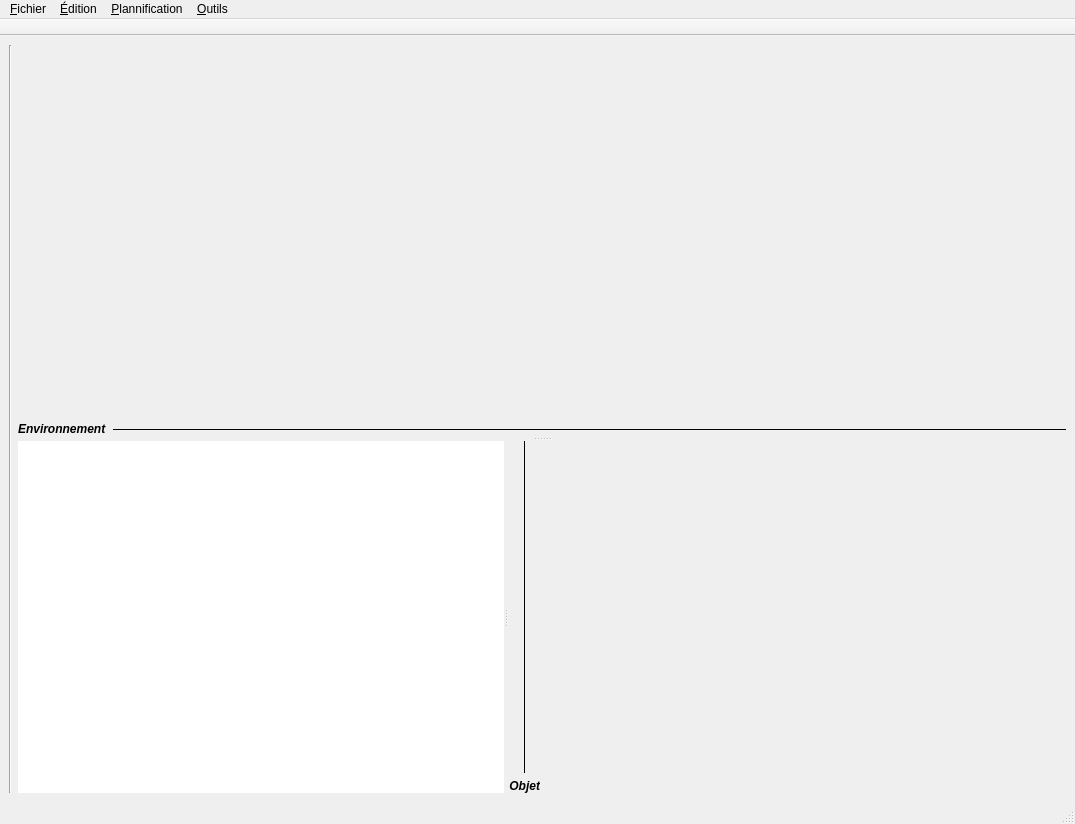
<?xml version="1.0" encoding="UTF-8"?>
<ui version="4.0">
 <class>Plannification</class>
 <widget class="QMainWindow" name="Plannification">
  <property name="geometry">
   <rect>
    <x>0</x>
    <y>0</y>
    <width>1075</width>
    <height>824</height>
   </rect>
  </property>
  <property name="windowTitle">
   <string>MainWindow</string>
  </property>
  <widget class="QWidget" name="centralwidget">
   <layout class="QHBoxLayout" name="horizontalLayout" stretch="0,0,1">
    <item>
     <layout class="QGridLayout" name="steps"/>
    </item>
    <item>
     <widget class="Line" name="line">
      <property name="orientation">
       <enum>Qt::Vertical</enum>
      </property>
     </widget>
    </item>
    <item>
     <widget class="QSplitter" name="splitter_2">
      <property name="orientation">
       <enum>Qt::Vertical</enum>
      </property>
      <property name="childrenCollapsible">
       <bool>false</bool>
      </property>
      <widget class="QWidget" name="gridLayoutWidget">
       <layout class="QGridLayout" name="gridLayout_2" rowstretch="1,0" columnstretch="0,1">
        <item row="1" column="0">
         <widget class="QLabel" name="label">
          <property name="font">
           <font>
            <weight>75</weight>
            <italic>true</italic>
            <bold>true</bold>
           </font>
          </property>
          <property name="frameShape">
           <enum>QFrame::NoFrame</enum>
          </property>
          <property name="text">
           <string>Environnement</string>
          </property>
         </widget>
        </item>
        <item row="1" column="1">
         <widget class="QLabel" name="label_3">
          <property name="frameShape">
           <enum>QFrame::HLine</enum>
          </property>
          <property name="text">
           <string/>
          </property>
         </widget>
        </item>
        <item row="0" column="0" colspan="2">
         <widget class="QGraphicsView" name="envi">
          <property name="palette">
           <palette>
            <active>
             <colorrole role="Base">
              <brush brushstyle="SolidPattern">
               <color alpha="0">
                <red>255</red>
                <green>255</green>
                <blue>255</blue>
               </color>
              </brush>
             </colorrole>
            </active>
            <inactive>
             <colorrole role="Base">
              <brush brushstyle="SolidPattern">
               <color alpha="0">
                <red>255</red>
                <green>255</green>
                <blue>255</blue>
               </color>
              </brush>
             </colorrole>
            </inactive>
            <disabled>
             <colorrole role="Base">
              <brush brushstyle="SolidPattern">
               <color alpha="255">
                <red>244</red>
                <green>244</green>
                <blue>244</blue>
               </color>
              </brush>
             </colorrole>
            </disabled>
           </palette>
          </property>
          <property name="frameShape">
           <enum>QFrame::NoFrame</enum>
          </property>
         </widget>
        </item>
       </layout>
      </widget>
      <widget class="QSplitter" name="splitter">
       <property name="orientation">
        <enum>Qt::Horizontal</enum>
       </property>
       <property name="childrenCollapsible">
        <bool>false</bool>
       </property>
       <widget class="QWidget" name="widget" native="true">
        <layout class="QGridLayout" name="gridLayout">
         <item row="0" column="0">
          <widget class="QTextEdit" name="textEdit">
           <property name="font">
            <font>
             <family>Monospace</family>
            </font>
           </property>
           <property name="frameShape">
            <enum>QFrame::NoFrame</enum>
           </property>
           <property name="readOnly">
            <bool>true</bool>
           </property>
          </widget>
         </item>
        </layout>
       </widget>
       <widget class="QWidget" name="gridLayoutWidget_2">
        <layout class="QGridLayout" name="gridLayout_3" rowstretch="1,0" columnstretch="0,1">
         <item row="1" column="0">
          <widget class="QLabel" name="label_2">
           <property name="font">
            <font>
             <weight>75</weight>
             <italic>true</italic>
             <bold>true</bold>
            </font>
           </property>
           <property name="text">
            <string>Objet</string>
           </property>
           <property name="alignment">
            <set>Qt::AlignRight|Qt::AlignTrailing|Qt::AlignVCenter</set>
           </property>
          </widget>
         </item>
         <item row="0" column="0">
          <widget class="QLabel" name="label_4">
           <property name="frameShape">
            <enum>QFrame::VLine</enum>
           </property>
           <property name="text">
            <string/>
           </property>
          </widget>
         </item>
         <item row="0" column="1" rowspan="2">
          <widget class="QGraphicsView" name="obj">
           <property name="palette">
            <palette>
             <active>
              <colorrole role="Base">
               <brush brushstyle="SolidPattern">
                <color alpha="0">
                 <red>255</red>
                 <green>255</green>
                 <blue>255</blue>
                </color>
               </brush>
              </colorrole>
             </active>
             <inactive>
              <colorrole role="Base">
               <brush brushstyle="SolidPattern">
                <color alpha="0">
                 <red>255</red>
                 <green>255</green>
                 <blue>255</blue>
                </color>
               </brush>
              </colorrole>
             </inactive>
             <disabled>
              <colorrole role="Base">
               <brush brushstyle="SolidPattern">
                <color alpha="255">
                 <red>244</red>
                 <green>244</green>
                 <blue>244</blue>
                </color>
               </brush>
              </colorrole>
             </disabled>
            </palette>
           </property>
           <property name="frameShape">
            <enum>QFrame::NoFrame</enum>
           </property>
          </widget>
         </item>
        </layout>
       </widget>
      </widget>
     </widget>
    </item>
   </layout>
  </widget>
  <widget class="QMenuBar" name="menubar">
   <property name="geometry">
    <rect>
     <x>0</x>
     <y>0</y>
     <width>1075</width>
     <height>21</height>
    </rect>
   </property>
   <widget class="QMenu" name="menuFichier">
    <property name="title">
     <string>&amp;Fichier</string>
    </property>
    <addaction name="actionNouveau"/>
    <addaction name="actionOuvrir"/>
    <addaction name="actionEnregistrer"/>
    <addaction name="actionEnregistrerSous"/>
    <addaction name="separator"/>
    <addaction name="actionQuitter"/>
   </widget>
   <widget class="QMenu" name="menu_dition">
    <property name="title">
     <string>&amp;Édition</string>
    </property>
    <addaction name="actionAnnuler"/>
    <addaction name="actionRetablir"/>
    <addaction name="separator"/>
    <addaction name="actionClearEnvironment"/>
    <addaction name="actionClearObject"/>
    <addaction name="separator"/>
    <addaction name="actionClearConsole"/>
   </widget>
   <widget class="QMenu" name="menuAide">
    <property name="title">
     <string>&amp;Outils</string>
    </property>
    <addaction name="actionAideContextuelle"/>
    <addaction name="separator"/>
    <addaction name="actionPropos"/>
    <addaction name="actionProposQt"/>
    <addaction name="separator"/>
    <addaction name="actionPreferences"/>
   </widget>
   <widget class="QMenu" name="menuPlannification">
    <property name="title">
     <string>&amp;Plannification</string>
    </property>
    <addaction name="actionSimplifier"/>
   </widget>
   <addaction name="menuFichier"/>
   <addaction name="menu_dition"/>
   <addaction name="menuPlannification"/>
   <addaction name="menuAide"/>
  </widget>
  <widget class="QStatusBar" name="statusbar"/>
  <widget class="QToolBar" name="toolBar">
   <property name="windowTitle">
    <string>toolBar</string>
   </property>
   <property name="movable">
    <bool>false</bool>
   </property>
   <property name="floatable">
    <bool>false</bool>
   </property>
   <attribute name="toolBarArea">
    <enum>TopToolBarArea</enum>
   </attribute>
   <attribute name="toolBarBreak">
    <bool>false</bool>
   </attribute>
  </widget>
  <action name="actionNouveau">
   <property name="icon">
    <iconset theme="document-new">
     <normaloff/>
    </iconset>
   </property>
   <property name="text">
    <string>&amp;Nouveau</string>
   </property>
   <property name="shortcut">
    <string>Ctrl+N</string>
   </property>
  </action>
  <action name="actionQuitter">
   <property name="icon">
    <iconset theme="application-exit">
     <normaloff/>
    </iconset>
   </property>
   <property name="text">
    <string>&amp;Quitter</string>
   </property>
   <property name="shortcut">
    <string>Ctrl+Q</string>
   </property>
  </action>
  <action name="actionOuvrir">
   <property name="icon">
    <iconset theme="document-open">
     <normaloff/>
    </iconset>
   </property>
   <property name="text">
    <string>&amp;Ouvrir</string>
   </property>
   <property name="shortcut">
    <string>Ctrl+O</string>
   </property>
  </action>
  <action name="actionEnregistrer">
   <property name="icon">
    <iconset theme="document-save">
     <normaloff/>
    </iconset>
   </property>
   <property name="text">
    <string>&amp;Enregistrer</string>
   </property>
   <property name="shortcut">
    <string>Ctrl+S</string>
   </property>
  </action>
  <action name="actionEnregistrerSous">
   <property name="icon">
    <iconset theme="document-save-as">
     <normaloff/>
    </iconset>
   </property>
   <property name="text">
    <string>Enregistrer &amp;sous</string>
   </property>
   <property name="shortcut">
    <string>Ctrl+Shift+S</string>
   </property>
  </action>
  <action name="actionPropos">
   <property name="icon">
    <iconset theme="help-about"/>
   </property>
   <property name="text">
    <string>À p&amp;ropos</string>
   </property>
  </action>
  <action name="actionAideContextuelle">
   <property name="icon">
    <iconset theme="help-contents"/>
   </property>
   <property name="text">
    <string>&amp;Aide contextuelle</string>
   </property>
   <property name="shortcut">
    <string>Shift+F1</string>
   </property>
  </action>
  <action name="actionPreferences">
   <property name="icon">
    <iconset>
     <normaloff>options.png</normaloff>options.png</iconset>
   </property>
   <property name="text">
    <string>&amp;Préférences</string>
   </property>
   <property name="shortcut">
    <string>Ctrl+Shift+P</string>
   </property>
  </action>
  <action name="actionProposQt">
   <property name="icon">
    <iconset theme="help-about"/>
   </property>
   <property name="text">
    <string>À propos de &amp;Qt</string>
   </property>
  </action>
  <action name="actionAnnuler">
   <property name="icon">
    <iconset theme="edit-undo">
     <normaloff/>
    </iconset>
   </property>
   <property name="text">
    <string>&amp;Annuler</string>
   </property>
   <property name="shortcut">
    <string>Ctrl+Z</string>
   </property>
  </action>
  <action name="actionRetablir">
   <property name="icon">
    <iconset theme="edit-redo">
     <normaloff/>
    </iconset>
   </property>
   <property name="text">
    <string>&amp;Rétablir</string>
   </property>
   <property name="shortcut">
    <string>Ctrl+Shift+Z</string>
   </property>
  </action>
  <action name="actionSimplifier">
   <property name="text">
    <string>Simplifier</string>
   </property>
   <property name="shortcut">
    <string>F5</string>
   </property>
  </action>
  <action name="actionClearEnvironment">
   <property name="icon">
    <iconset theme="edit-clear"/>
   </property>
   <property name="text">
    <string>Réinitialiser l'environnement</string>
   </property>
  </action>
  <action name="actionClearObject">
   <property name="icon">
    <iconset theme="edit-clear"/>
   </property>
   <property name="text">
    <string>Réinitialiser l'objet</string>
   </property>
  </action>
  <action name="actionClearConsole">
   <property name="icon">
    <iconset theme="edit-clear"/>
   </property>
   <property name="text">
    <string>Nettoyer la console</string>
   </property>
   <property name="shortcut">
    <string>Ctrl+L</string>
   </property>
  </action>
 </widget>
 <resources/>
 <connections/>
</ui>
